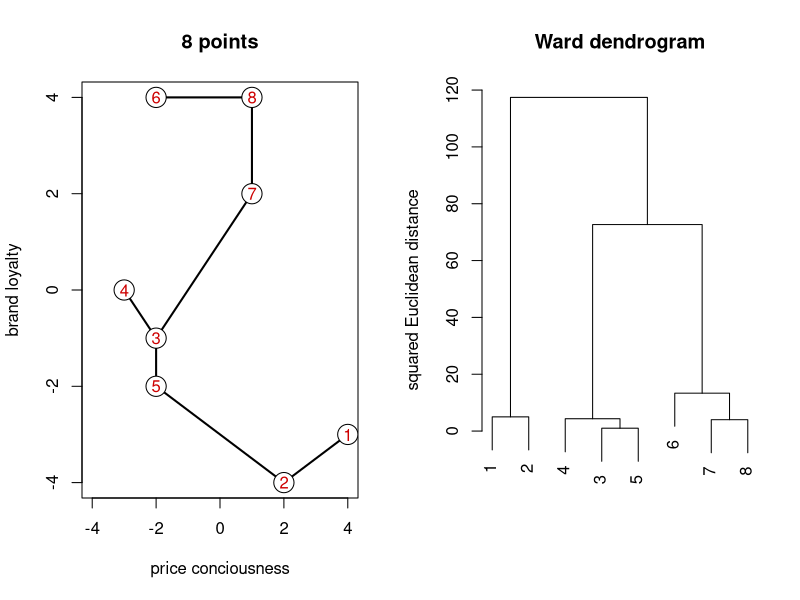
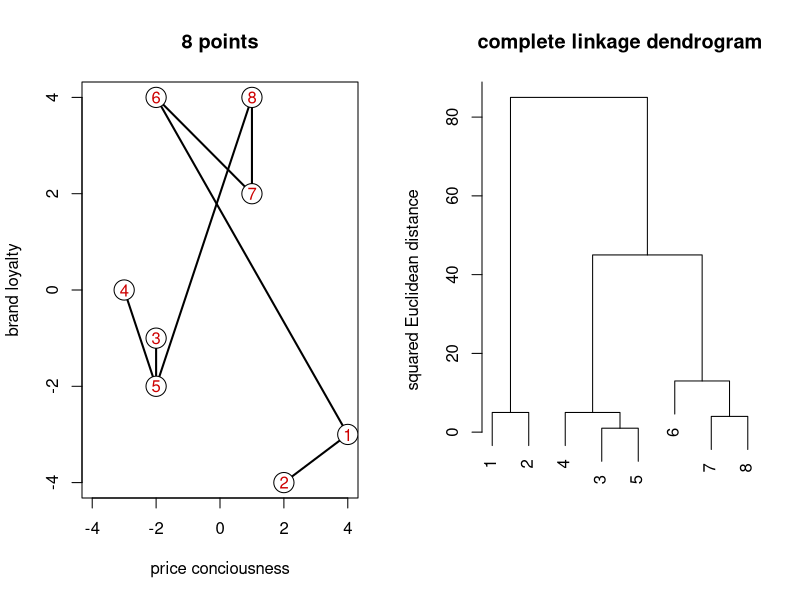

Recreate these plots in R, in order.
# clear cache and close windows
graphics.off()
rm(list = ls(all = TRUE))

# define eight points
eight = cbind(c(-3, -2, -2, -2, 1, 1, 2, 4), c(0, 4, -1, -2, 4, 2, -4, -3))
eight = eight[c(8, 7, 3, 1, 4, 2, 6, 5), ]

# plot eight points using ward algorithm
par(mfrow  =  c(1,  2))
plot(eight, type = "n", xlab = "price conciousness", ylab = "brand loyalty", 
	 xlim = c(-4, 4), main = "8 points")
segments(eight[1, 1], eight[1, 2 ], eight[2, 1 ], eight[2, 2], lwd = 2)
segments(eight[2, 1], eight[2, 2 ], eight[5, 1 ], eight[5, 2], lwd = 2)
segments(eight[5, 1], eight[5, 2 ], eight[3, 1 ], eight[3, 2], lwd = 2)
segments(eight[3, 1], eight[3, 2 ], eight[4, 1 ], eight[4, 2], lwd = 2)
segments(eight[3, 1], eight[3, 2 ], eight[7, 1 ], eight[7, 2], lwd = 2)
segments(eight[7, 1], eight[7, 2 ], eight[8, 1 ], eight[8, 2], lwd = 2)
segments(eight[8, 1], eight[8, 2 ], eight[6, 1 ], eight[6, 2], lwd = 2)

points(eight,  pch = 21,  cex = 2.7,  bg = "white")
text(eight, as.character(1:8), col = "red3", xlab = "first coordinate",  
	 ylab = "second coordinate", main = "8 points", cex = 1)

plot(hclust(dist(eight, method = "euclidean")^2, method = "ward"), 
	 ylab = "squared Euclidean distance", xlab = "", sub = "", main = "Ward dendrogram") 



dev.new()
# plot eight points using complete linkage
par(mfrow  =  c(1,  2))
plot(eight, type = "n", xlab = "price conciousness", ylab = "brand loyalty", 
	 xlim = c(-4, 4), main = "8 points")
segments(eight[1, 1], eight[1, 2 ], eight[2, 1 ], eight[2, 2], lwd = 2)
segments(eight[1, 1], eight[1, 2 ], eight[6, 1 ], eight[6, 2], lwd = 2)
segments(eight[6, 1], eight[6, 2 ], eight[7, 1 ], eight[7, 2], lwd = 2)
segments(eight[7, 1], eight[7, 2 ], eight[8, 1 ], eight[8, 2], lwd = 2)
segments(eight[8, 1], eight[8, 2 ], eight[5, 1 ], eight[5, 2], lwd = 2)
segments(eight[5, 1], eight[5, 2 ], eight[4, 1 ], eight[4, 2], lwd = 2)
segments(eight[5, 1], eight[5, 2 ], eight[3, 1 ], eight[3, 2], lwd = 2)
points(eight,  pch = 21,  cex = 2.7,  bg = "white")
text(eight, as.character(1:8), col = "red3", xlab = "first coordinate", 
	 ylab = "second coordinate", main = "8 points", cex = 1)

plot(hclust(dist(eight, method = "euclidean")^2, method = "complete"),
     ylab = "squared Euclidean distance", xlab = "", sub = "", 
     main = "complete linkage dendrogram")
